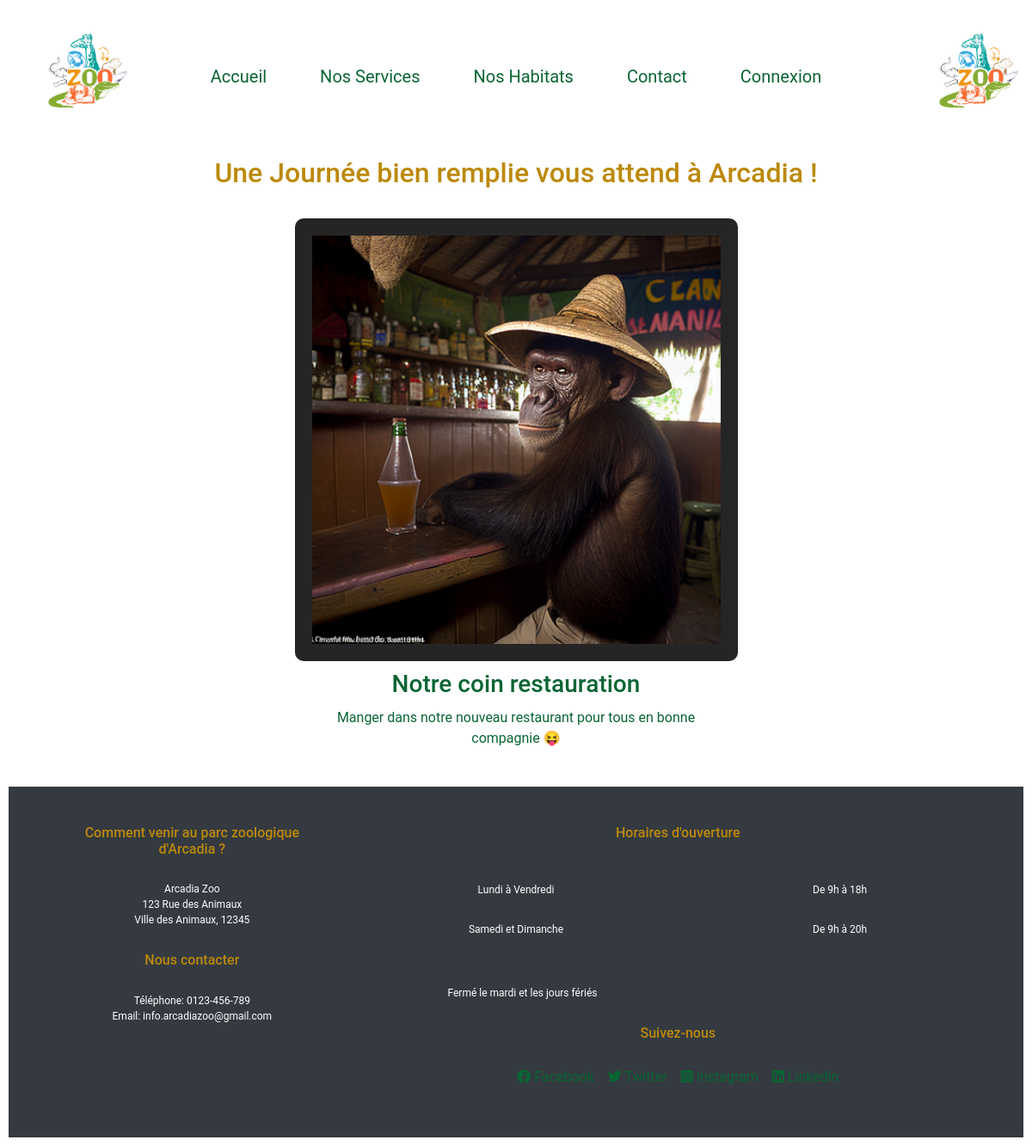
The app's page /public/services.php with its own data.
### tables this page shows
CREATE TABLE `Services` (
  `IdService` int(11) NOT NULL,
  `NomService` varchar(100) NOT NULL,
  `DescriptionService` text DEFAULT NULL,
  `ImageService` varchar(255) DEFAULT NULL
);

### public/services.php (the view, shortened to what this page needs)
<?php
require_once('../back-end-php/config.php');
$sql = "SELECT NomService, DescriptionService, ImageService FROM services";
$result = $conn->query($sql);
?>
<!DOCTYPE html>
<html lang="fr">
<head>
  <link rel="stylesheet" href="https://stackpath.bootstrapcdn.com/bootstrap/4.5.2/css/bootstrap.min.css">
  <link rel="stylesheet" href="/assets/style.css">
  <link rel="stylesheet" href="https://cdnjs.cloudflare.com/ajax/libs/font-awesome/5.15.4/css/all.min.css" />
</head>
<body>
  <header>
    <div class="container">
      <div class="row align-items-center">
        <div class="col-md-1">
          <a href="/index.html">
            <img src="/assets/images/logo-arcadia.jpeg" alt="Logo Arcadia Zoo" class="logo">
          </a>
        </div>
        <div class="col-md-10">
          <nav>
            <ul class="nav justify-content-center">
              <li class="nav-item">
                <a href="/index.html" class="nav-link" style="font-size: 20px">Accueil</a>
              </li>
              <li class="nav-item">
                <a href="/public/services.php" class="nav-link" style="font-size: 20px">Nos Services</a>
              </li>
              <li class="nav-item">
                <a href="/public/habitats.php" class="nav-link" style="font-size: 20px">Nos Habitats</a>
              </li>
              <li class="nav-item">
                <a href="/public/contact.html" class="nav-link" style="font-size: 20px">Contact</a>
              </li>
              <li class="nav-item" id="loginNavItem">
                <a id="loginLink" href="/public/connexion.html" class="nav-link" style="font-size: 20px">Connexion</a>
              </li>
            </ul>
          </nav>
        </div>
        <div class="col-md-1">
          <a href="/index.html">
            <img src="/assets/images/logo-arcadia.jpeg" alt="Logo Arcadia Zoo" class="logo">
          </a>
        </div>
      </div>
    </div>
  </header>
  <div class="container mt-4">
    <h2 class="text-center mb-4">Une Journée bien remplie vous attend à Arcadia !</h2>
    <div id="carouselServices" class="carousel slide" data-ride="carousel">
      <div class="carousel-inner">
        <?php
        $active = true;
        if ($result !== false && $result->rowCount() > 0) {
          while ($row = $result->fetch(PDO::FETCH_ASSOC)) {
            ?>
            <div class="carousel-item <?php echo $active ? 'active' : ''; ?>">
              <div class="row justify-content-center">
                <div class="col-md-6">
                  <div class="service">
                    <?php
                    if (!empty($row['ImageService'])) {
                      echo '<img src="' . htmlspecialchars($row['ImageService']) . '" alt="' . htmlspecialchars($row['NomService']) . '" class="img-fluid" />';
                    } else {
                      echo '<img src="/assets/images/default-service-image.jpg" alt="' . htmlspecialchars($row['NomService']) . '" class="img-fluid" />';
                    }
                    ?>
                    <h3><?php echo htmlspecialchars($row['NomService']); ?></h3>
                    <p><?php echo htmlspecialchars($row['DescriptionService']); ?></p>
                  </div>
                </div>
              </div>
            </div>
            <?php
            $active = false;
          }
        } else {
          ?>
          <p class="text-center">Aucun service disponible pour le moment.</p>
          <?php
        }
        ?>
      </div>
      <a class="carousel-control-prev" href="#carouselServices" role="button" data-slide="prev">
        <span class="carousel-control-prev-icon" aria-hidden="true"></span>
      </a>
      <a class="carousel-control-next" href="#carouselServices" role="button" data-slide="next">
        <span class="carousel-control-next-icon" aria-hidden="true"></span>
      </a>
    </div>
  </div>
  <footer class="bg-dark text-white py-4 mt-4">
    <div class="container">
      <div class="row">
        <div class="col-md-4">
          <div class="mb-4">
            <h6 class="text-center">Comment venir au parc zoologique d'Arcadia ?</h6>
            <p class="text-center text-white">
              Arcadia Zoo<br />
              123 Rue des Animaux<br />
              Ville des Animaux, 12345<br />
            </p>
          </div>
          <div>
            <h6 class="text-center">Nous contacter</h6>
            <p class="text-center text-white">
              Téléphone: 0123-456-789<br />
              Email: info.arcadiazoo@gmail.com
            </p>
          </div>
        </div>
        <div class="col-md-8 text-center">
          <div class="mb-4">
            <h6>Horaires d'ouverture </h6>
            <div class="row justify-content-center">
              <div class="col-md-6">
                <p class="text-white">Lundi à Vendredi</p>
                <p class="text-white">Samedi et Dimanche</p>
              </div>
              <div class="col-md-6">
                <p class="text-white">De 9h à 18h</p>
                <p class="text-white">De 9h à 20h</p>
              </div>
            </div>
            <div class="col-md-6">
              <p class="text-white">Fermé le mardi et les jours fériés</p>
            </div>
            <div>
              <h6>Suivez-nous </h6>
              <div class="d-flex justify-content-center">
                <a href="https://www.facebook.com/" class="social-icon mx-2"><i class="fab fa-facebook"></i> Facebook</a>
                <a href="https://twitter.com/?lang=fr" class="social-icon mx-2"><i class="fab fa-twitter"></i> Twitter</a>
                <a href="https://www.instagram.com/" class="social-icon mx-2"><i class="fab fa-instagram-square"></i> Instagram</a>
                <a href="https://www.linkedin.com/feed/" class="social-icon mx-2"><i class="fab fa-linkedin"></i> Linkedin</a>
              </div>
            </div>
          </div>
        </div>
      </div>
    </div>
  </footer>
</body>
</html>

### assets/style.css (style rules this page uses)
body, h3, h4, p, ul, li, a { margin: 10px; padding: 0px; list-style: none; text-decoration: none; font-family: 'Roboto', sans-serif; color: #096533; }
h1, h2, h5, h6 { color: #bc8909; text-align: center; margin: 20px; }
.container { margin: 0 auto; padding: 0 20px; }
.logo { width: 100px; height: 100px; margin: 0 auto; display: block; }
.nav-item { display: inline-block; margin: 0 5px; }
.nav-link { color: #096533; }
img { border-radius: 10px; }
.service { text-align: center; padding: 10px; margin-bottom: 0px; border-bottom-left-radius: 15px; border-bottom-right-radius: 15px; }
.service h3, .service p, .habitat h3 { color: #096533; transition: color 0.3s ease; }
.service img { border: 20px solid rgb(37, 37, 37); }
footer p { margin: 28px; font-size: 12px; }

### records on screen
services: ImageService (picture), NomService "Notre coin restauration", DescriptionService "Manger dans notre nouveau restaurant pour tous en bonne compagnie 😝"
